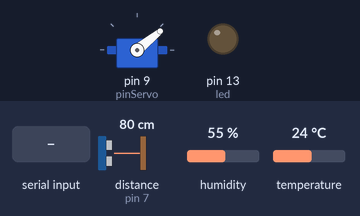
A sketch run on a simulated Arduino Uno, built with avr-gcc and run on an emulated ATmega328P. On the bench: servo, output pins drawn as LEDs (lit = HIGH). Wiring (inferred from the names in the program): ultrasonic range finder: trigger pin 6; echo pin 7. Dashed ring = blinking. The test bench sets the inputs (shaded band); at power-on: distance to the obstacle (sensor on pin 7) 80 cm, humidity 55 %, temperature 24 °C. The echo pulse lasts 58.3 µs per cm; pins used as bus, display or sensor lines are not drawn.

Above: at 1.2 s.
1.3 s: "4\n" received over the second serial link
At 1.38 s:
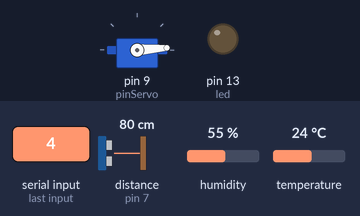
11.4 s: "1\n" received over the second serial link
At 13.2 s:
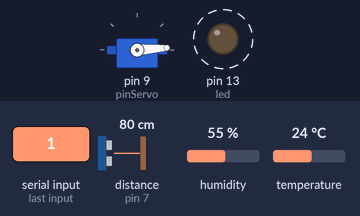
Timing chart, 0 to 21.2 s (numbered marks = the images above; inputs shaded):
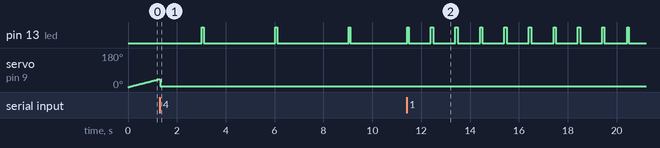

The sketch:

SAT_2.ino
```cpp
//---------- SENSOR DE TEMPERATURA Y HUMEDAD ----------
#include <DHT.h>
#define DHTPIN 2
#define DHTTYPE DHT11
DHT dht(DHTPIN, DHTTYPE);

//---------- SERVOMOTOR ----------
#include <Servo.h>
Servo miServo;
const int pinServo = 9;
int anguloActual = 0;
int direccionSweep = 1;
int anguloFijo = 0;
bool sweep = true;

//---------- RADAR ----------
const int trigPin = 6;
const int echoPin = 7;

//---------- LED ----------
int led = 13;

//---------- ENVÍO DE DATOS ----------
#include <SoftwareSerial.h>
SoftwareSerial mySerial(10, 11);
#include <string.h>
#include <stdbool.h>
bool enviando = true;
bool medias = true;
float listaTemp[10];
int contadorTemp = 0;
float listaHum[10];
int contadorHum = 0;


//---------- CONTROL DE TIEMPO ----------
unsigned long T_UltimoEnvio = 0;
unsigned long IntervaloEnvio = 3000;

unsigned long T_UltimoHeartbeat = 0;
const long IntervaloHeartbeat = 3000;

unsigned long T_UltimoEncendidoLED = 0;
bool EncendidoLED = false;

unsigned long T_UltimoRadar = 0;
unsigned long IntervaloRadar = 500;

unsigned long T_UltimoServo = 0;
unsigned long IntervaloServo = 30;


///////////////////////////////////////////////////
///////////////////////////////////////////////////
///////////////////////////////////////////////////

//---------- SETUP DEL SAT ----------
void setup() {
   Serial.begin(9600);
   mySerial.begin(9600);
   Serial.setTimeout(50);
   mySerial.setTimeout(50);

   dht.begin();

   pinMode(led, OUTPUT);

   miServo.attach(pinServo);
   anguloActual = 0;
   miServo.write(anguloActual);

   pinMode(trigPin, OUTPUT);
   pinMode(echoPin, INPUT);
}

///////////////////////////////////////////////////
///////////////////////////////////////////////////
///////////////////////////////////////////////////

//---------- PROGRAMA DEL SAT EN BUCLE ----------
void loop(){
   unsigned long T_Actual = millis();

   //----- CONTROL DEL LED -----
   if((T_Actual - T_UltimoEncendidoLED >= 100) && (EncendidoLED == true)){
      digitalWrite(led, LOW);
      EncendidoLED = false;
   }

   //----- RECIBO DE DATOS -----
   if(mySerial.available()){
      String mensaje = mySerial.readStringUntil('\n');
      mensaje.trim();

      int posicion = mensaje.indexOf(":");
      int codigo = mensaje.substring(0, posicion).toInt();

      if(codigo == 1){ // MODIFICAR PERIODO --> CODE 1
         IntervaloEnvio = modificarIntervalo(mensaje);
      }
      else if(codigo == 2){ // PARAR/REANUDAR --> CODE 2
         enviando = pararReanudar(mensaje);
      }
      else if(codigo == 3){ //ENVIAR MEDIA T&H --> CODE 3
         medias = mediaTempHum(mensaje);
      }
      else if(codigo == 4){ // FIJAR ANGULO --> CODE 4
         anguloFijo = fijarAngulo(mensaje);
      }
   }

   //----- ENVÍO DE DATOS -----
   if(T_Actual - T_UltimoHeartbeat >= IntervaloHeartbeat){ // HEARTBEAT --> CODE 0
      T_UltimoHeartbeat = T_Actual;
      heartbeat();
   }

   if(T_Actual - T_UltimoEnvio >= IntervaloEnvio){ // T&H --> CODE 1 // ERROR DHT11 --> CODE 2 // MEDIA T&H --> CODE 3
      T_UltimoEnvio = T_Actual;
      float t = dht.readTemperature();
      float h = dht.readHumidity();

      if(!isnan(t)){
         if(contadorTemp < 10){
            listaTemp[contadorTemp] = t;
            contadorTemp++;
         }
         else{
            for(int i = 0; i < 9; i++){
               listaTemp[i] = listaTemp[i+1];
            }
            listaTemp[9] = t;
         }
      }
      if(!isnan(h)){
         if(contadorHum < 10){
            listaHum[contadorHum] = h;
            contadorHum++;
         }
         else{
            for(int i = 0; i < 9; i++){
               listaHum[i] = listaHum[i+1];
            }
            listaHum[9] = h;
         }
      }

      if(enviando == true){
         enviarTempHum(T_Actual, t, h);
      }
      if((medias == true) && (enviando == true)){
         enviarMediaTempHum(listaTemp, contadorTemp, listaHum, contadorHum);
      }
   }

   if(sweep == true){ // ANGULO DIST (BARRIDO) --> CODE 4
      if(T_Actual - T_UltimoServo >= 30){
         T_UltimoServo = T_Actual;

         anguloActual += direccionSweep;

         if(anguloActual >= 180){
            anguloActual = 180;
            direccionSweep = -1;
         }

         else if(anguloActual <= 0){
            anguloActual = 0;
            direccionSweep = 1;
         }

         miServo.write(anguloActual);
      }

      if(T_Actual - T_UltimoRadar >= IntervaloRadar){
         T_UltimoRadar = T_Actual;
         enviarAngDist(anguloActual);
      }
   }
   else if(sweep == false){ // ANGULO DIST (FIJO) --> CODE 4
      miServo.attach(pinServo);
      miServo.write(anguloFijo);

      if(T_Actual - T_UltimoRadar >= IntervaloRadar){
         T_UltimoRadar = T_Actual;
         enviarAngDist(anguloFijo);
      }
   }
}

///////////////////////////////////////////////////
///////////////////////////////////////////////////
///////////////////////////////////////////////////

//---------- FUNCIONES DE DATOS DE ENVÍO ----------
// HEARTBEAT --> CODE 0
void heartbeat(){
   miServo.detach();
   mySerial.println("0");
   miServo.attach(pinServo);
}

// ENVIAR T&H --> CODE 1
// ENVIAR ERROR DHT11 --> CODE 2
void enviarTempHum(unsigned long T_Actual, float t, float h){
   miServo.detach();

   if(isnan(h) && isnan(t)){
      mySerial.println("2:0");
   }
   else if(isnan(t)){
      mySerial.println("2:T");
   }
   else if(isnan(h)){
      mySerial.println("2:H");
   }

   else{
      digitalWrite(led, HIGH);
      T_UltimoEncendidoLED = T_Actual;
      EncendidoLED = true;

      if((h > 80) && (t > 30)){
         mySerial.print("1:");
         mySerial.print("T:");
         mySerial.print(t, 2);
         mySerial.print(":H:");
         mySerial.println(h, 2);
      }
      else if(t > 30){
         mySerial.print("1:");
         mySerial.print("T:");
         mySerial.print(t, 2);
         mySerial.print(":h:");
         mySerial.println(h, 2);
         }
      else if(h > 80){
         mySerial.print("1:");
         mySerial.print("t:");
         mySerial.print(t, 2);
         mySerial.print(":H:");
         mySerial.println(h, 2);
         }
      else{
         mySerial.print("1:");
         mySerial.print("t:");
         mySerial.print(t, 2);
         mySerial.print(":h:");
         mySerial.println(h, 2);
      }
   }
   miServo.attach(pinServo);
}

// ENVIAR MEDIA T&H --> CODE 3
void enviarMediaTempHum(float listaTemp[], int contadorTemp, float listaHum[], int contadorHum) {
  float mediaTemp = -1;
  float mediaHum = -1;

  if (contadorTemp > 0) {
    float sumaTemp = 0;
    for (int i = 0; i < contadorTemp; i++) {
      sumaTemp += listaTemp[i];
    }
    mediaTemp = sumaTemp / contadorTemp;
  }

  if (contadorHum > 0) {
    float sumaHum = 0;
    for (int i = 0; i < contadorHum; i++) {
      sumaHum += listaHum[i];
    }
    mediaHum = sumaHum / contadorHum;
  }

  miServo.detach();
  mySerial.print("3:");
  mySerial.print(mediaTemp, 2);
  mySerial.print(":");
  mySerial.println(mediaHum, 2);
  miServo.attach(pinServo);
}

// ENVIAR ANGULO DIST --> CODE 4
void enviarAngDist(int angulo){
   digitalWrite(trigPin, LOW);
   delayMicroseconds(2);
   digitalWrite(trigPin, HIGH);
   delayMicroseconds(10);
   digitalWrite(trigPin, LOW);

   long duracion = pulseIn(echoPin, HIGH, 30000);

   float distancia = duracion * 0.034 / 2.0;

   miServo.detach();
   mySerial.print("4:");
   mySerial.print(angulo);
   mySerial.print(":");
   mySerial.println(distancia, 2);
   miServo.attach(pinServo);
}

///////////////////////////////////////////////////
///////////////////////////////////////////////////
///////////////////////////////////////////////////

//---------- FUNCIONES DE RECIBO DE DATOS ----------

// MODIFICAR PERIODO --> CODE 1
float modificarIntervalo(String mensaje){
   int posicion = mensaje.indexOf(":");
   float nuevoIntervalo = mensaje.substring(posicion + 1).toFloat() * 1000;
   return nuevoIntervalo;
}

// PARAR/REANUDAR --> CODE 2
bool pararReanudar(String mensaje){
   int posicion = mensaje.indexOf(":");
   int nuevoEstado = mensaje.substring(posicion + 1).toInt();

   if(nuevoEstado == 0){
      return false;
   }
   else if(nuevoEstado == 1){
      return true;
   }
}

// PERMISO CALCULAR MEDIA --> CODE 3
bool mediaTempHum(String mensaje){
   int posicion = mensaje.indexOf(":");
   int nuevoEstado = mensaje.substring(posicion + 1).toInt();

   if(nuevoEstado == 0){
      return false;
   }
   if(nuevoEstado == 1){
      return true;
   }
}

// FIJAR ANGULO --> CODE 4
int fijarAngulo(String mensaje){
   int posicion = mensaje.indexOf(":");
   int anguloRecibido = mensaje.substring(posicion + 1).toInt();

   if(anguloRecibido == -1){
      sweep = true;
   }
   else{
      sweep = false;
      miServo.attach(pinServo);
      miServo.write(anguloRecibido);
   }

   return anguloRecibido;
}
```

Measured:
- after the input at 11.4 s, pin 13 (led): alternates HIGH for 0.10 s and LOW for 0.90 s, starting at once
- by itself, pin 13 (led): alternates HIGH for 0.07 s and LOW for 2.9 s
